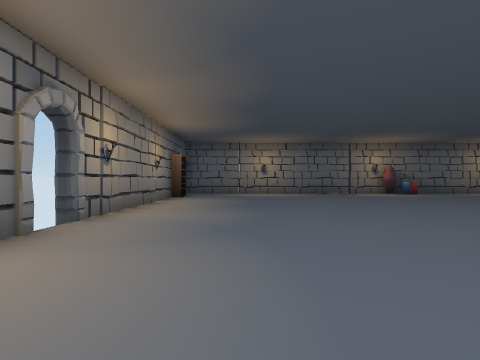
View 1 (above)

16 first-person views from a walk through a 3-D level made in the Unity game engine. The camera is 1.2 m above the floor, looks level and sees 80° across. The floor is counted in squares, 2 m on a side. Each view is taken from the middle of a square. On the plan, view 1 faces up. The plan holds only what a view shows up to about 9 squares ahead; the rest is blank. The place goes on beyond the plan. The player character is not drawn. Door leaves are left out, so doorways stand open.

View 2
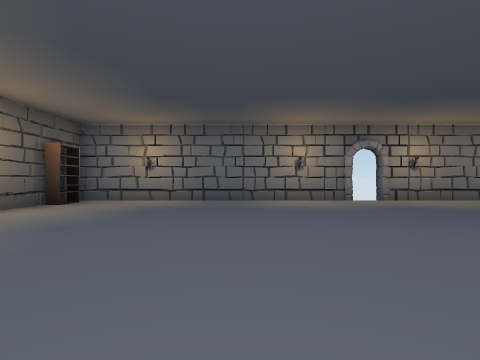

View 3
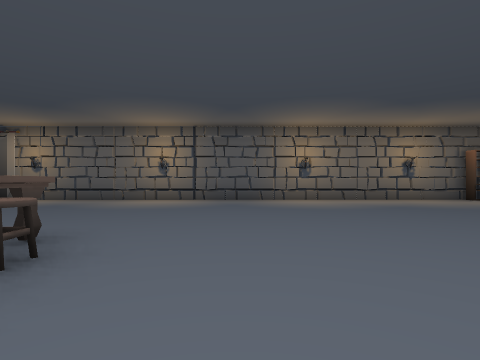

View 4
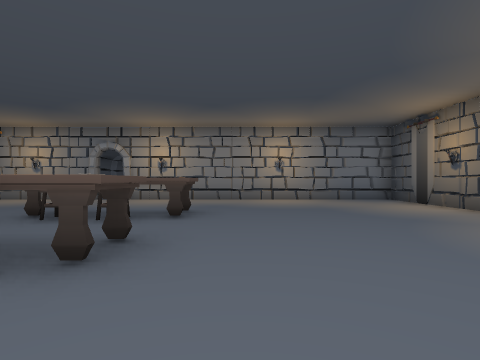

View 5
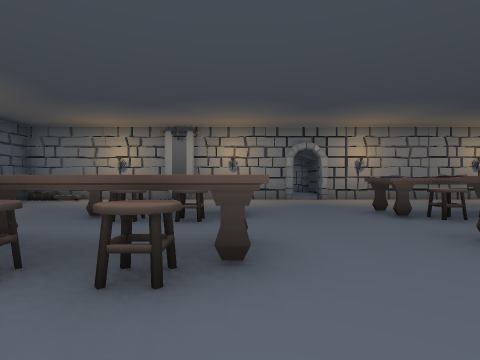

View 6
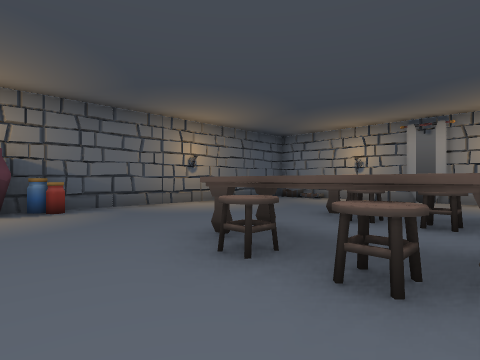

View 7
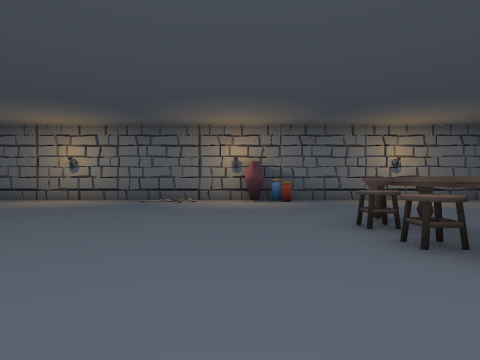

View 8
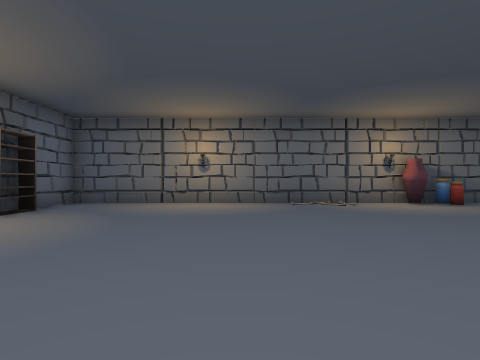

View 9
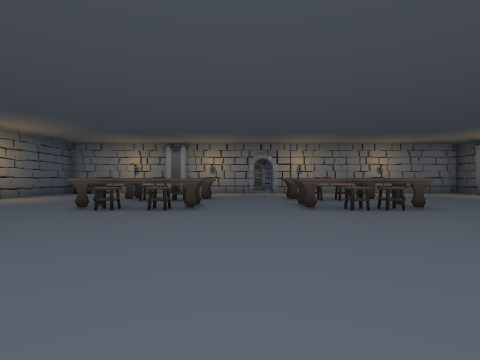

View 10
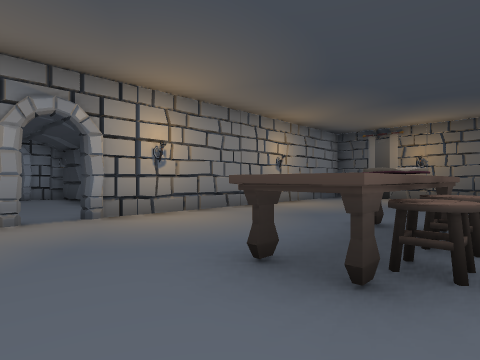

View 11
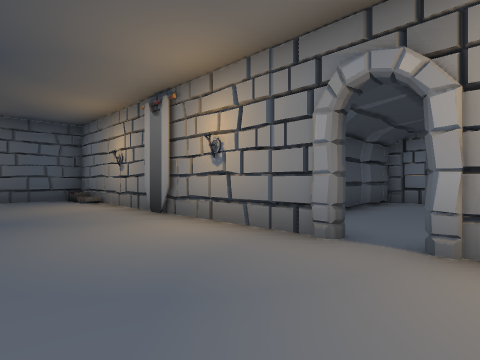

View 12
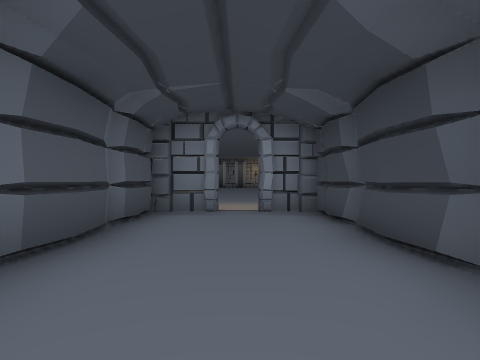

View 13
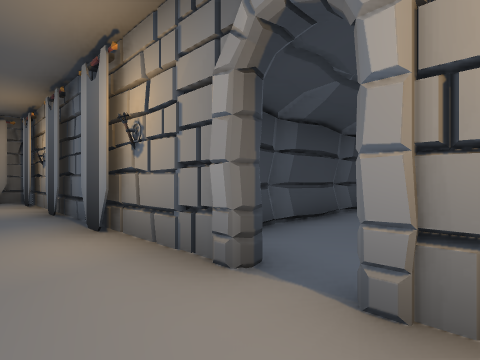

View 14
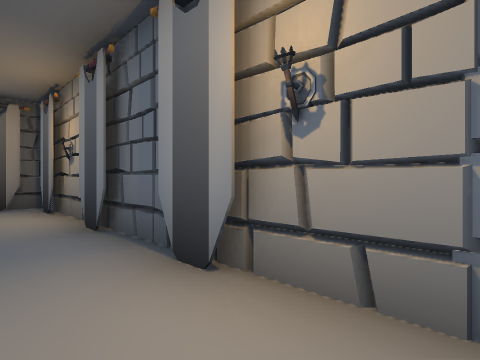

View 15
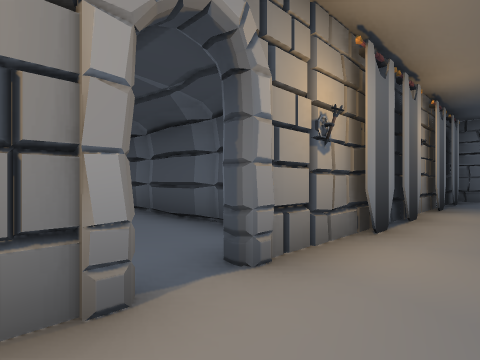

View 16
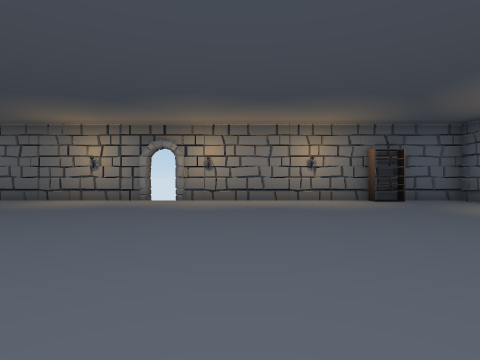

### Floor plan
Points are (right, up) in squares from view 1. A wall is a line through its corners. A room is listed if a view was taken in it or the views show most of it. See-through windows are left out.
Room 1 (views 1, 2, 3, 4, 5, 6, 7, 8, 9, 10, 11, 16)
walls: (14.7, 4.4) (14.7, 12.5) (-2.4, 12.5) (-2.4, -4.8); (2.9, 12.4) (2.6, 12.8); (-1.9, -4.7) (14.7, -4.7) (14.7, 3.6)
ways out: opening at (15, 4) to room 2; open door at (-2.5, 4)
objects: shelf (-2, 10); shelf (-1, -4); pot (6, 12); potion (7, 12); table (8, 1) to (9, 3); other object (8, 2); other object (8, 3); other object (8, 6) to (8, 7); other object (8, 8); table (9, 6) to (9, 8); other object (10, 2); other object (10, 3); other object (10, 7); table (11, 1); books (11, 2) to (11, 3); table (11, 6) to (11, 8); other object (13, -5); other object (15, 8)
Room 2 (view 12)
walls: (17.7, 2.7) (18.8, 2.4); (17.7, 2.6) (18.4, 2.5) (18.7, 2.4) (19.5, 2.7); (17.9, 5.5) (17, 5.6); (18.9, 2.6) (19.4, 2.7); (17.2, 5.6) (16.7, 5.7) (16.4, 5.6); (17, 2.5) (17.7, 2.7); (19.5, 5.4) (18.9, 5.5); (16.4, 2.6) (16.7, 2.4) (17, 2.5) (17.8, 2.6); (20.4, 4.4) (20.4, 5.8); (19.9, 5.7) (17.8, 5.6); (20.4, 2.4) (20.4, 3.6)
ways out: opening at (15, 4) to room 1; opening at (21, 4) to room 3
Room 3 (views 13, 14, 15)
walls: (20.6, 12.1) (20.6, 4.4); (20.6, 3.6) (20.6, 1.4); (21.1, 12.9) (20.6, 12.9)
ways out: opening at (21, 4) to room 2; opening at (22, 2)
objects: other object (21, 7); other object (21, 8); other object (21, 10); other object (21, 11)

Where each view was taken, in squares from view 1:
view 1: 0 up, 0 right, facing up
view 2: 0 up, 6 right, facing left
view 3: 4 up, 6 right, facing down
view 4: 0 up, 6 right, facing right
view 5: 6 up, 6 right, facing right
view 6: 6 up, 6 right, facing up-right
view 7: 4 up, 6 right, facing up
view 8: 5 up, 2 right, facing up
view 9: 5 up, 2 right, facing right
view 10: 5 up, 10 right, facing down-right
view 11: 3 up, 12 right, facing up-right
view 12: 4 up, 15 right, facing right
view 13: 5 up, 22 right, facing down-left
view 14: 3 up, 22 right, facing down-left
view 15: 3 up, 22 right, facing up-left
view 16: 6 up, 6 right, facing left
